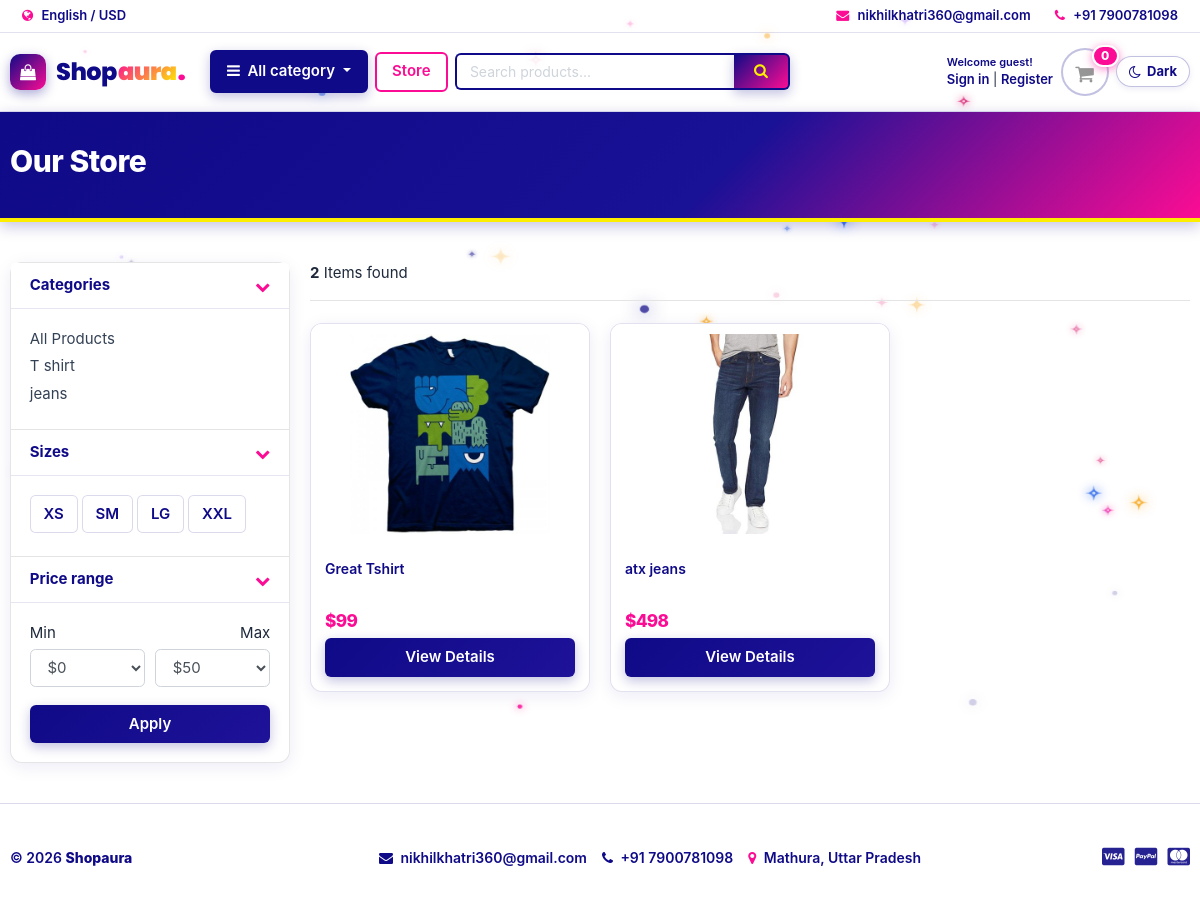
/store/, run on the app's committed database.
### category/models.py (models this page shows, shortened)
class Category(models.Model):
    category_name = models.CharField(max_length=50, unique=True)
    slug          = models.SlugField(max_length=100, unique=True)
    description   = models.TextField(max_length=250, blank=True)
    cat_image     = models.ImageField(upload_to='photos/categories', blank=True)
    class Meta:
        verbose_name = 'category'
        verbose_name_plural = 'categories'
    def get_url(self):
        return reverse('products_by_category', args=[self.slug])

### store/models.py (models this page shows, shortened)
class Product(models.Model):
    product_name = models.CharField(max_length=200, unique=True)
    slug         = models.SlugField(max_length=200, unique=True)
    description  = models.TextField(max_length=500, blank=True)
    price        = models.IntegerField()
    images       = models.ImageField(upload_to='photos/products')
    stock        = models.IntegerField()
    is_available = models.BooleanField(default=True)
    category     = models.ForeignKey(Category, on_delete=models.CASCADE)
    created_date = models.DateTimeField(auto_now_add=True)
    modified_date= models.DateTimeField(auto_now=True)
    def get_url(self):
        return reverse('products_detail', args=[self.category.slug, self.slug])

### store/views.py (the view)
# urls.py: path('store/',include('store.urls')),
def store(request, category_slug=None):
    categories = None
    products = None
    if category_slug != None:
        categories = get_object_or_404(Category, slug=category_slug)
        products = Product.objects.filter(category=categories, is_available=True).order_by('id')
        paginator = Paginator(products, 6)
        page = request.GET.get('page')
        paged_products = paginator.get_page(page)
        product_count = products.count()
    else:
        products = Product.objects.all().filter(is_available=True).order_by('id')
        paginator = Paginator(products, 6)
        page = request.GET.get('page')
        paged_products = paginator.get_page(page)
        product_count = products.count()
    context = {
        'products': paged_products,
        'product_count': product_count,
    }
    return render(request, 'store/store.html', context)

### carts/context_processors.py (called while the page is built)
def counter (request):
    cart_count = 0
    if 'admin' in request.path:
        return{}
    else:
        try:
            cart=Cart.objects.filter(cart_id=_cart_id(request))
            if request.user.is_authenticated:
                cart_items=Cartitem.objects.all().filter(user=request.user)
            else:
                cart_items=Cartitem.objects.all().filter(cart=cart[:1])
            for cart_item in cart_items:
                cart_count+=cart_item.quantity
        except Cart.DoesNotExist:
            cart_count=0
    return dict(cart_count=cart_count)

### carts/views.py (called while the page is built)
def _cart_id(request):
    cart = request.session.session_key
    if not cart:
        request.session.create()
        cart = request.session.session_key
    return cart

### category/context_processors.py (called while the page is built)
def menu_links(request):
    links = Category.objects.all()
    return dict(links=links)

### templates/store/store.html (shortened to what this page needs)
{% extends 'base.html' %}
{% load static %}
{% block content %}
<section class="section-pagetop bg">
<div class="container">
	{% if 'search' in request.path %}
		<h2 class="title-page">Search Results</h2>
	{% else %}
		<h2 class="title-page">Our Store</h2>
	{% endif %}
</div>
</section>
<section class="section-content padding-y">
<div class="container">
<div class="row">
	<aside class="col-md-3 collapse d-md-block mb-3 mb-md-0" id="storeSidebarFilters">
		<div class="card">
			<article class="filter-group">
				<header class="card-header">
					<a href="#" data-toggle="collapse" data-target="#collapse_1" aria-expanded="true" class="">
						<i class="icon-control fa fa-chevron-down"></i>
						<h6 class="title">Categories</h6>
					</a>
				</header>
				<div class="filter-content collapse show" id="collapse_1">
					<div class="card-body">
						<ul class="list-menu">
							<li><a href="{% url 'store' %}">All Products</a></li>
							{% for category in links %}
								<li><a href="{{ category.get_url }}">{{ category.category_name }}</a></li>
							{% endfor %}
						</ul>
					</div>
				</div>
			</article>
			<article class="filter-group">
				<header class="card-header">
					<a href="#" data-toggle="collapse" data-target="#collapse_4" aria-expanded="true" class="">
						<i class="icon-control fa fa-chevron-down"></i>
						<h6 class="title">Sizes</h6>
					</a>
				</header>
				<div class="filter-content collapse show" id="collapse_4">
					<div class="card-body">
						<label class="checkbox-btn">
							<span class="btn btn-light"> XS </span>
						</label>
						<label class="checkbox-btn">
							<span class="btn btn-light"> SM </span>
						</label>
						<label class="checkbox-btn">
							<span class="btn btn-light"> LG </span>
						</label>
						<label class="checkbox-btn">
							<span class="btn btn-light"> XXL </span>
						</label>
					</div>
				</div>
			</article>
			<article class="filter-group">
				<header class="card-header">
					<a href="#" data-toggle="collapse" data-target="#collapse_3" aria-expanded="true" class="">
						<i class="icon-control fa fa-chevron-down"></i>
						<h6 class="title">Price range</h6>
					</a>
				</header>
				<div class="filter-content collapse show" id="collapse_3">
					<div class="card-body">
						<div class="form-row">
							<div class="form-group col-md-6">
								<label>Min</label>
								<select class="mr-2 form-control">
									<option value="0">$0</option>
								</select>
							</div>
							<div class="form-group text-right col-md-6">
								<label>Max</label>
								<select class="mr-2 form-control">
									<option value="50">$50</option>
								</select>
							</div>
						</div>
						<button class="btn btn-block btn-primary">Apply</button>
					</div>
				</div>
			</article>
		</div>
	</aside>
	<main class="col-md-9">
		<header class="border-bottom mb-4 pb-3">
			<div class="form-inline">
				<span class="mr-md-auto"><b>{{ product_count }}</b> Items found</span>
			</div>
		</header>
		<div class="row">
			{% if products %}
				{% for product in products %}
				<div class="col-6 col-sm-6 col-md-6 col-lg-4">
					<figure class="card card-product-grid">
						<div class="img-wrap">
							<a href="{{ product.get_url }}"><img src="{{ product.images.url }}" alt="{{ product.product_name }}"></a>
						</div>
						<figcaption class="info-wrap">
							<div class="fix-height">
								<a href="{{ product.get_url }}" class="title">{{ product.product_name }}</a>
								<div class="price-wrap mt-2">
									<span class="price">${{ product.price }}</span>
								</div>
							</div>
							<a href="{{ product.get_url }}" class="btn btn-block btn-primary">View Details</a>
						</figcaption>
					</figure>
				</div>
				{% endfor %}
			{% else %}
				<div class="col-12 py-5 text-center">
					<h3>No products found.</h3>
				</div>
			{% endif %}
		</div>
	</main>
</div>
</div>
</section>
{% endblock %}

### shopaura/static/css/ui.css (style rules this page uses)
html { font-family: "Inter", sans-serif; font-size: 15px; }
.img-wrap { text-align: center; display: block; }
.img-wrap img { max-width: 100%; }
.price-wrap { letter-spacing: -0.7px; }
.padding-y { padding-top: 40px; padding-bottom: 40px; }
figure { margin-bottom: 0; }
article:after, .form-group:after { display: block; clear: both; content: ""; }
.bg { background-color: #f8f9fa; }
.title-page { color: #212529; }
.btn-light { background-color: #fff; border-color: #e4e4e4; }
[class*=list-] li:after { visibility: hidden; display: block; content: ""; overflow: hidden; height: 0; clear: both; }
.list-menu { list-style: none; margin: 0; padding-left: 0; }
.list-menu li { margin-bottom: 5px; }
.list-menu a { color: #343a40; }
[class*=card-product] a.title { color: #212529; display: block; }
[class*=card-product] .img-wrap { overflow: hidden; position: relative; }
[class*=card-product] .img-wrap img { height: 100%; max-width: 100%; width: auto; display: inline-block; -o-object-fit: cover; object-fit: cover; }
.card-product-grid { margin-bottom: 20px; }
.card-product-grid .img-wrap { border-radius: 0.2rem 0.2rem 0 0; height: 220px; }
.card-product-grid .info-wrap { overflow: hidden; padding: 18px 20px; }
.card-product-grid .fix-height { height: 80px; overflow: hidden; }
.card .img-wrap { overflow: hidden; }
.price { font-weight: 600; color: #212529; }
.icon-control { margin-top: 5px; float: right; font-size: 80%; }
.card-header .title { margin-bottom: 0; line-height: 1.5; }
.filter-group { border-bottom: 1px solid #e4e4e4; }
.filter-group .card-header { border-bottom: 0; }
.filter-group:last-child { border-bottom: 0; }
.checkbox-btn { position: relative; }
.section-pagetop { padding: 45px 0; }

### shopaura/static/css/responsive.css (style rules this page uses)
html, body { max-width: 100vw; overflow-x: hidden; }
img { max-width: 100%; height: auto; }
.card-product-grid { margin-bottom: 20px; transition: transform 0.25s ease, box-shadow 0.25s ease; }
.card-product-grid .img-wrap { position: relative; overflow: hidden; display: flex; align-items: center; justify-content: center; background-color: #ffffff; }
.card-product-grid .img-wrap img { width: 100%; height: 220px; object-fit: contain; padding: 10px; transition: transform 0.3s ease; }
.card-product-grid .info-wrap { padding: 14px; }
.card-product-grid .title { display: -webkit-box; -webkit-line-clamp: 2; -webkit-box-orient: vertical; overflow: hidden; height: 2.8rem; line-height: 1.4rem; font-size: 14px; font-weight: 600; margin-bottom: 6px; }

### data on the page
Category: category_name "T shirt"
Category: category_name "jeans"
Product: images (picture), product_name "Great Tshirt", price "99"
Product: images (picture), product_name "atx jeans", price "498"

### other printed values
{{ cart_count }} "0"
{{ product_count }} "2"
